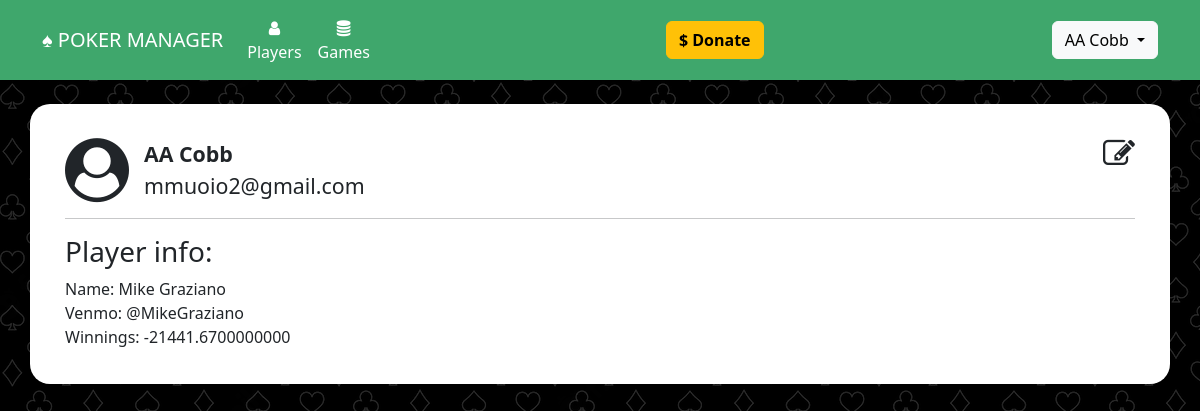
The page /profile (signed in) on the database its author committed.
### website/models.py (models this page shows)
class User(db.Model, UserMixin):
	id = db.Column(db.Integer, primary_key=True)
	email = db.Column(db.String(150), unique=True)
	password = db.Column(db.String(150))
	first_name = db.Column(db.String(150))
	last_name = db.Column(db.String(150))
	player_id = db.Column(db.Integer, db.ForeignKey('player.id'))
	admin = db.Column(db.Boolean, default=False)
	subscribed = db.Column(db.Boolean, default=False)
	can_upload = db.Column(db.Boolean, default=False)
	expires_on = db.Column(db.DateTime(timezone=True), default=func.now())

class Player(db.Model):
	id = db.Column(db.Integer, primary_key=True)
	name = db.Column(db.String(150), unique=True)
	venmo = db.Column(db.String(300))
	email = db.Column(db.String(300))
	games_played = db.Column(db.Integer, default=0)
	aliases = db.relationship('Alias', backref='player')
	earnings = db.relationship('Earning', backref='player')
	user = db.relationship('User', backref='player')
	pokernowid = db.relationship('PokernowId', backref='player')
	bankroll = db.relationship('Bankroll', backref='player')

### website/views.py (the view)
@views.route('/profile', methods=['GET','POST'])
@login_required
def profile():
	user=current_user
	player=null
	net=0
	if user.player_id:
		player = Player.query.filter_by(id=user.player_id).first()
		player = Player.query.filter_by(id=28).first()
		if player:
			earnings = Earning.query.filter_by(player_id=player.id).all()
			if earnings:
				for earning in earnings:
					net += earning.net
			behaviors = Behavior.query.filter_by(player_id=player.id).all()
	return render_template("profile.html", user=current_user, player=player, net=net)

### website/__init__.py (called while the page is built)
def create_app():
	app = Flask(__name__)
	app.config['SECRET_KEY'] = 'secret_key_password_string'
	app.config['SQLALCHEMY_DATABASE_URI'] = os.getenv('DATABASE_URL_SQ')
	migrate.init_app(app, db, render_as_batch=True)
	db.init_app(app)
	from .models import User, Player, Alias, Game, Payment, Url, Earning, PokernowId, Behavior
	from .views import views
	from .auth import auth
	app.register_blueprint(views, url_prefix='/')
	app.register_blueprint(auth, url_prefix='/')
	login_manager = LoginManager()
	login_manager.login_view = 'auth.login'
	login_manager.init_app(app)
	@login_manager.user_loader
	def load_user(id):
		return User.query.get(int(id))
	return app

### website/templates/profile.html (shortened to what this page needs)
{% extends "base.html" %}
{% block content %}
	<br/>
	<a href="/edit_user" class="link-dark pull-right" onClick=""><i class="fa fa-pencil-square-o fa-2x" aria-hidden="true"></i></a>
	<div class="profile-icon" style="float: left;margin-right:15px;"><i class="fa fa-user-circle fa-4x" aria-hidden="true"></i></div>
	<div style="font-size: 16pt;">
		<b>{{user.first_name}} {{user.last_name}}</b><br/>
		{{user.email}}
   </div>
   <hr/>
   {% if player %}
   <h3>Player info:</h3>
   Name: {{player.name}}<br/>
   Venmo: {{player.venmo}}<br/>
   Winnings: {{net}}
   {% endif %}
{% endblock %}

### website/templates/base.html (shortened to what this page needs)
<!DOCTYPE html>
<html>
    <head>
<link href="https://cdn.jsdelivr.net/npm/bootstrap@5.2.0-beta1/dist/css/bootstrap.min.css" rel="stylesheet">
    <link
      rel="stylesheet"
      href="https://stackpath.bootstrapcdn.com/font-awesome/4.7.0/css/font-awesome.min.css"
    />
    <link
      rel="stylesheet"
      href="static/style.css"
    />
    </head>
    <body class="body">
        <nav class="navbar navbar-expand-lg navbar-dark" style="background-color: #3fa76c;">
            <div class="container-fluid" style="max-width: 1140px;margin-right:auto;margin-left:auto">
                <a class="navbar-brand" href="/">&spades; POKER MANAGER</a>
                <div class="collapse navbar-collapse justify-content-start" id="mainNavbar">
                    <div class="navbar-nav">
                        <ul class="navbar-nav me-auto mb-2 mb-lg-0">
                            <li class="nav-item" align="center"><a class="nav-link" id="nav-players" href="/players"><i class="fa fa-user" aria-hidden="true"></i><br/>Players</a></li>
                            <li class="nav-item" align="center"><a class="nav-link" id="nav-import-game" href="/games"><i class="fa fa-database" aria-hidden="true"></i><Br/>Games</a></li>
                        </ul>
                    </div>
                    <div class="navbar-nav ml-auto" style="margin-left: auto">
                       <a href="https://account.venmo.com/u/MattMuoio" target="_blank" class="btn btn-warning"><b>$ Donate</b></a>
                    </div>
                    <div class="navbar-nav ml-auto" style="margin-left: auto">
                        <ul class="navbar-nav me-auto mb-2 mb-lg-0">
                            {% if user and  user.is_authenticated %}
                            <div class="dropdown">
                                <button class="btn btn-light dropdown-toggle" type="button" data-bs-toggle="dropdown" aria-expanded="false">
                                {{user.first_name}} {{user.last_name}}
                                </button>
                            </div>
                            {% else %}
                            <ul class="navbar-nav me-auto mb-2 mb-lg-0">
                                <li class="nav-item"><a class="nav-link" id="nav-signUp" href="/sign-up">Sign Up</a></li>
                                <li class="nav-item"><a class="nav-link" id="nav-login" href="/login">Login</a></li>
                            </ul>
                            {% endif %}
                        </ul>
                    </div>
                </div>
            </div>
        </nav>
        <br/>
        <div class="container h-100 body_container" style="max-width:1140px; background-color: #fff;">
            {% block content %}
            {% endblock %}
        </div>
    </body>
</html>

### website/static/style.css (style rules this page uses)
.body { height: 100%; background-image: url('card_suits4.png'); }
.body_container { border-radius: 20px; padding: 10px 35px 35px 35px; }
.nav-link { color: #fff; }

### rows shown on the page
User: first_name "AA", last_name "Cobb", email "mmuoio2@gmail.com"
Player: name "Mike Graziano", venmo "@MikeGraziano"

### other values the page prints
{{ net }} "-21441.6700000000"
